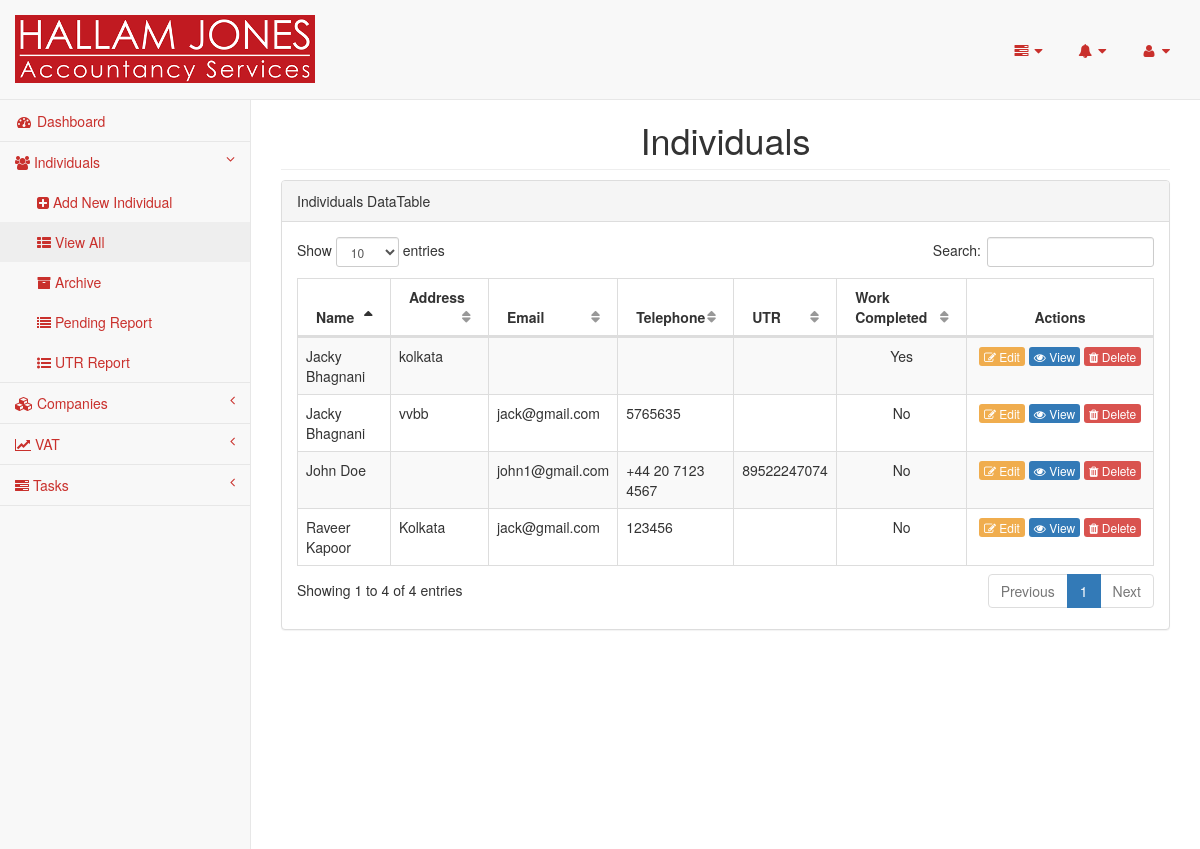
The app's page /pages/individuals.php (signed in) with its own data.
### tables this page shows
CREATE TABLE `individuals` (
  `id` int(11) NOT NULL,
  `client_id` varchar(200) NOT NULL,
  `firstname` varchar(100) NOT NULL,
  `surname` varchar(100) NOT NULL,
  `maiden_name` varchar(100) NOT NULL,
  `address1` text NOT NULL,
  `no_of_address` int(4) NOT NULL,
  `postcode` varchar(100) NOT NULL,
  `country_id` int(11) NOT NULL,
  `uk_address` text NOT NULL,
  `uk_address_description` varchar(200) NOT NULL,
  `telephone` varchar(100) NOT NULL,
  `no_of_telephone` int(4) NOT NULL,
  `email` varchar(100) NOT NULL,
  `no_of_email` int(4) NOT NULL,
  `company_director_of` int(11) DEFAULT NULL,
  `national_insurance` varchar(200) NOT NULL,
  `dob` date DEFAULT NULL,
  `place_of_birth` varchar(100) NOT NULL,
  `date_of_death` date DEFAULT NULL,
  `nationality` varchar(100) NOT NULL,
  `passport_no` varchar(100) NOT NULL,
  `marital_status` enum('Single','Married','Cohabiting','Divorced','Widowed','Separated','Not disclosed') NOT NULL DEFAULT 'Not disclosed',
  `date_of_marriage` date DEFAULT NULL,
  `place_of_marriage` varchar(100) NOT NULL,
  `active` enum('Yes','No') NOT NULL,
  `on_stop` enum('Yes','No') NOT NULL,
  `engagement_start_date` date DEFAULT NULL,
  `engagement_end_date` date DEFAULT NULL,
  `p_firstname` varchar(100) NOT NULL,
  `p_surname` varchar(100) NOT NULL,
  `p_maiden_name` varchar(100) NOT NULL,
  `p_address` text NOT NULL,
  `p_postcode` varchar(100) NOT NULL,
  `p_country_id` int(11) NOT NULL,
  `p_telephone` varchar(100) NOT NULL,
  `p_email` varchar(100) NOT NULL,
  `p_dob` date DEFAULT NULL,
  `p_place_of_birth` varchar(100) NOT NULL,
  `p_date_of_death` date DEFAULT NULL,
  `p_nationality` varchar(100) NOT NULL,
  `p_passport_no` varchar(100) NOT NULL,
  `first_tax_year_due` varchar(10) NOT NULL,
  `requires_tax_return` enum('Yes','No') NOT NULL DEFAULT 'No',
  `utr` bigint(10) DEFAULT NULL,
  `vat_registered` enum('Yes','No') NOT NULL DEFAULT 'No',
  `business_commencement_date` date DEFAULT NULL,
  `other_paid_employment` enum('Yes','No') NOT NULL DEFAULT 'No',
  `first_year_p45_p60` enum('Yes','No') NOT NULL DEFAULT 'Yes',
  `subsequent_years_p45_p60` enum('Yes','No') NOT NULL DEFAULT 'Yes',
  `fee` int(11) NOT NULL,
  `fee_type` enum('Monthly','Annual') NOT NULL,
  `reference` varchar(150) NOT NULL,
  `uk_sixtyfour_eight_to_hmrc` enum('Yes','No') NOT NULL DEFAULT 'No',
  `uk_sixtyfour_eight_to_hmrc_date` date NOT NULL,
  `payroll_required` enum('Yes','No') NOT NULL DEFAULT 'No',
  `paye_office_code` varchar(8) NOT NULL,
  `paye_reference` varchar(100) NOT NULL,
  `social_security_no` varchar(100) NOT NULL,
  `siret_number` varchar(100) NOT NULL,
  `business_regime` varchar(100) NOT NULL,
  `f_business_commencement_date` date DEFAULT NULL,
  `f_business_end_date` date DEFAULT NULL,
  `f_first_tax_year_due` varchar(10) NOT NULL,
  `f_fee` int(11) NOT NULL,
  `f_prvious_address` text NOT NULL,
  `fiscal_no_first` varchar(50) NOT NULL,
  `fiscal_no_second` varchar(50) NOT NULL,
  `fip_no` varchar(50) NOT NULL,
  `fd5` enum('Yes','No') NOT NULL DEFAULT 'No',
  `p85` enum('Yes','No') NOT NULL DEFAULT 'No',
  `nrl1` enum('Yes','No') NOT NULL DEFAULT 'No',
  `s1` enum('Yes','No') NOT NULL DEFAULT 'No',
  `sixtyfour_eight_to_hmrc` enum('Yes','No') NOT NULL DEFAULT 'No',
  `fd5_date` date NOT NULL,
  `p85_date` date NOT NULL,
  `nrl1_date` date NOT NULL,
  `s1_date` date NOT NULL,
  `sixtyfour_eight_to_hmrc_date` date NOT NULL,
  `teledeclarant_number` varchar(250) NOT NULL,
  `service_impots_particulier_password` varchar(250) NOT NULL,
  `cdi_address` text NOT NULL,
  `no_of_note` int(4) NOT NULL
);

CREATE TABLE `emails` (
  `id` int(11) NOT NULL,
  `individual_id` int(11) DEFAULT NULL,
  `company_id` int(11) DEFAULT NULL,
  `email` varchar(100) NOT NULL,
  `description` varchar(200) NOT NULL
);

CREATE TABLE `telephones` (
  `id` int(11) NOT NULL,
  `individual_id` int(11) DEFAULT NULL,
  `company_id` int(11) DEFAULT NULL,
  `telephone` varchar(20) NOT NULL,
  `description` varchar(200) NOT NULL
);

CREATE TABLE `addresses` (
  `id` int(11) NOT NULL,
  `individual_id` int(11) DEFAULT NULL,
  `company_id` int(11) DEFAULT NULL,
  `address` text NOT NULL,
  `description` varchar(200) NOT NULL
);

### pages/dbconnection.php (called while the page is built, shortened)
<?php
class Dbconnection{
	protected $db_name = "hallam";
	protected $db_user = "root";
	protected $db_pass = "";
	protected $db_host = "localhost";
	public function connect(){
		$this->db_conn = mysqli_connect($this->db_host, $this->db_user, $this->db_pass, $this->db_name);
		return true;
	}
}
$db=new Dbconnection();
?>

### pages/constants.php (called while the page is built, shortened)
<?php
$date_first = "2010-04-05";
$current_date = date('Y-m-d');
$date_last = date('Y')."-04-05";
if($current_date > $date_last){
	$date_last = $date_last;
}else{
	$date_last = (date('Y') - 1)."-04-05";
}
$diff = abs(strtotime($date_last) - strtotime($date_first));
$no_of_tax_years = floor($diff / (365*60*60*24));
$tax_years = array();
for($i=0; $i<= $no_of_tax_years; $i++){
    $year = strtotime("+".$i." year", strtotime($date_first));
    $tax_years[] = date("Y", $year);
}
$date_next = (date('Y') + 1)."-02-01";
if($current_date < $date_next){
	$returnable_tax_years = $tax_years;
	array_pop($returnable_tax_years);
}else{
	$returnable_tax_years = $tax_years;
}
$latest_tax_year = end($returnable_tax_years);
?>

### pages/individuals.php (the view, shortened to what this page needs)
<?php
require_once('header.php');
require_once('sidebar.php');
$result = mysqli_query($db->db_conn, "SELECT * FROM individuals WHERE requires_tax_return = 'No' AND on_stop = 'No'");
?>
        <div id="page-wrapper">
            <div class="row">
                <div class="col-lg-12">
                    <h1 class="page-header text-center">Individuals</h1>
                </div>
            </div>
            <div class="row">
                <div class="col-lg-12">
                    <div class="panel panel-default">
                        <div class="panel-heading">
                            Individuals DataTable
                        </div>
                        <div class="panel-body">
                            <div class="dataTable_wrapper table-responsive">
                                <table class="table table-striped table-bordered table-hover" id="dataTables-example">
                                    <thead>
                                        <tr>
                                            <th>Name</th>
                                            <th>Address</th>
                                            <th>Email</th>
                                            <th>Telephone</th>
                                            <th>UTR</th>
                                            <th>Work Completed</th>
                                            <th class="remove-shorting-icons text-center" style="width:150px;">Actions</th>
                                        </tr>
                                    </thead>
                                    <tbody>
                                        <?php
                                        if($result->num_rows > 0){
                                            while($row = $result->fetch_array()){
                                            $individual_id = $row['id'];
                                        ?>
                                            <tr class="odd gradeA">
                                                <td><?php echo $row["firstname"].' '.$row["surname"]; ?></td>
                                                <td>
                                                <?php
                                                $resultAddress = mysqli_query($db->db_conn, "SELECT * FROM addresses where individual_id = $individual_id LIMIT 1");
                                                while($rowAddress = $resultAddress->fetch_array()){
                                                    echo $rowAddress["address"];
                                                }
                                                ?>
                                                </td>
                                                <td>
                                                <?php
                                                $resultEmail = mysqli_query($db->db_conn, "SELECT * FROM emails where individual_id = $individual_id LIMIT 1");
                                                while($rowEmail = $resultEmail->fetch_array()){
                                                    echo $rowEmail["email"];
                                                }
                                                ?>
                                                </td>
                                                <td class="center">
                                                <?php
                                                $resultTelephone = mysqli_query($db->db_conn, "SELECT * FROM telephones where individual_id = $individual_id LIMIT 1");
                                                while($rowTelephone = $resultTelephone->fetch_array()){
                                                    echo $rowTelephone["telephone"];
                                                }
                                                ?>
                                                </td>
                                                <td class="center">
                                                    <?php
                                                        if($row['utr'] == '0'){
                                                            echo '';
                                                        }else{
                                                            echo $row['utr'];
                                                        }
                                                    ?>
                                                </td>
                                                <td class="text-center">
                                                    <?php
                                                    $individula_id = $row["id"];
                                                    $resultLatestTaxYearCompleted = mysqli_query($db->db_conn, "SELECT * FROM   individuals_tax_return_years WHERE individual_id = $individula_id AND tax_return_years LIKE '%$latest_tax_year%'");
                                                    if($resultLatestTaxYearCompleted->num_rows > 0){
                                                        echo "Yes";
                                                    } else{
                                                        echo "No";
                                                    }
                                                    ?>
                                                </td>
                                                <td class="text-center">
                                                    <a class="btn-xs btn-warning" href="edit-individual.php?id=<?php echo $row["id"]; ?>"><i class="fa fa-edit"></i> Edit</a>
                                                    <a class="btn-xs btn-primary" href="individual.php?id=<?php echo $row["id"]; ?>"><i class="fa fa-eye"></i> View</a>
                                                    <a class="btn-xs btn-danger" onclick="deleteContent(<?php echo $row["id"]; ?>, 'individual')" href="javascript:void(0)"><i class="fa fa-trash"></i> Delete</a>
                                                </td>
                                            </tr>
                                        <?php
                                            }
                                        }
                                        ?>
                                    </tbody>
                                </table>
                            </div>
                        </div>
                    </div>
                </div>
            </div>
        </div>
<?php require_once('footer.php');?>

### pages/header.php (shortened to what this page needs)
<?php
require_once('dbconnection.php');
require_once('constants.php');
?>
<!DOCTYPE html>
<html lang="en">
<head>
    <link href="../bower_components/bootstrap/dist/css/bootstrap.min.css" rel="stylesheet">
    <link href="../bower_components/bootstrap/dist/css/bootstrap-multiselect.css" rel="stylesheet">
    <link href="../bower_components/metisMenu/dist/metisMenu.min.css" rel="stylesheet">
    <link href="../bower_components/datatables-plugins/integration/bootstrap/3/dataTables.bootstrap.css" rel="stylesheet">
    <link href="../bower_components/datatables-responsive/css/responsive.dataTables.min.css" rel="stylesheet">
    <link href="../dist/css/timeline.css" rel="stylesheet">
    <link href="../dist/css/sb-admin-2.css" rel="stylesheet">
    <link href="../dist/css/style.css" rel="stylesheet">
    <link href="../bower_components/font-awesome/css/font-awesome.min.css" rel="stylesheet" type="text/css">
    <link rel="stylesheet" href="../bower_components/bootstrap/dist/css/bootstrap-iso.css" />
    <link rel="stylesheet" href="../bower_components/bootstrap/dist/css/bootstrap-datepicker3.css"/>
</head>
<body>
    <div id="wrapper">
        <nav class="navbar navbar-default navbar-static-top" role="navigation" style="margin-bottom: 0">
            <div class="navbar-header">
                <a class="navbar-brand" href="index.php"><img src="../images/hallam_reporting_logo.png" alt="Hallam Reporting" class="admin-logo-img"/></a>
            </div>
            <ul class="nav navbar-top-links navbar-right">
                <li class="dropdown">
                    <a class="dropdown-toggle" data-toggle="dropdown" href="#">
                        <i class="fa fa-tasks fa-fw"></i>  <i class="fa fa-caret-down"></i>
                    </a>
                </li>
                <li class="dropdown">
                    <a class="dropdown-toggle" data-toggle="dropdown" href="#">
                        <i class="fa fa-bell fa-fw"></i>  <i class="fa fa-caret-down"></i>
                    </a>
                </li>
                <li class="dropdown">
                    <a class="dropdown-toggle" data-toggle="dropdown" href="#">
                        <i class="fa fa-user fa-fw"></i>  <i class="fa fa-caret-down"></i>
                    </a>
                </li>
            </ul>

### pages/sidebar.php (shortened to what this page needs)
<div class="navbar-default sidebar" role="navigation">
                <div class="sidebar-nav navbar-collapse">
                    <ul class="nav" id="side-menu">
                        <li>
                            <a href="index.php"><i class="fa fa-dashboard fa-fw"></i> Dashboard</a>
                        </li>
                        <li>
                            <a href="#"><i class="fa fa-users"></i> Individuals<span class="fa arrow"></span></a>
                            <ul class="nav nav-second-level">
                                <li>
                                    <a href="add-individual.php"><i class="fa fa-plus-square"></i> Add New Individual</a>
                                </li>
                                <li>
                                    <a href="individuals.php"><i class="fa fa-th-list"></i> View All</a>
                                </li>
                                <li>
                                    <a href="individuals-archive.php"><i class="fa fa-archive"></i> Archive</a>
                                </li>
                                <li>
                                    <a href="individuals-pending-report.php"><i class="fa fa-list"></i> Pending Report</a>
                                </li>
                                <li>
                                    <a href="individuals-utr-report.php"><i class="fa fa-list-ul"></i> UTR Report</a>
                                </li>
                            </ul>
                        </li>
                        <li>
                            <a href="#"><i class="fa fa-cubes"></i> Companies<span class="fa arrow"></span></a>
                        </li>
                        <li>
                            <a href="#"><i class="fa fa-line-chart"></i> VAT<span class="fa arrow"></span></a>
                        </li>
                        <li>
                            <a href="#"><i class="fa fa-tasks"></i> Tasks<span class="fa arrow"></span></a>
                        </li>
                    </ul>
                </div>
            </div>
        </nav>

### pages/footer.php (shortened to what this page needs)
</div>
</body>
</html>

### records on screen
individuals: firstname "John", surname "Doe", utr "89522247074", no_of_address "No"
emails: email "john1@gmail.com"
telephones: telephone "+44 20 7123 4567"
individuals: firstname "Raveer", surname "Kapoor", shows "No"
addresses: address "Kolkata"
emails: email "jack@gmail.com"
telephones: telephone "123456"
individuals: firstname "Jacky", surname "Bhagnani", shows "Yes"
addresses: address "kolkata"
individuals: firstname "Jacky", surname "Bhagnani", shows "No"
addresses: address "vvbb"
emails: email "jack@gmail.com"
telephones: telephone "5765635"
